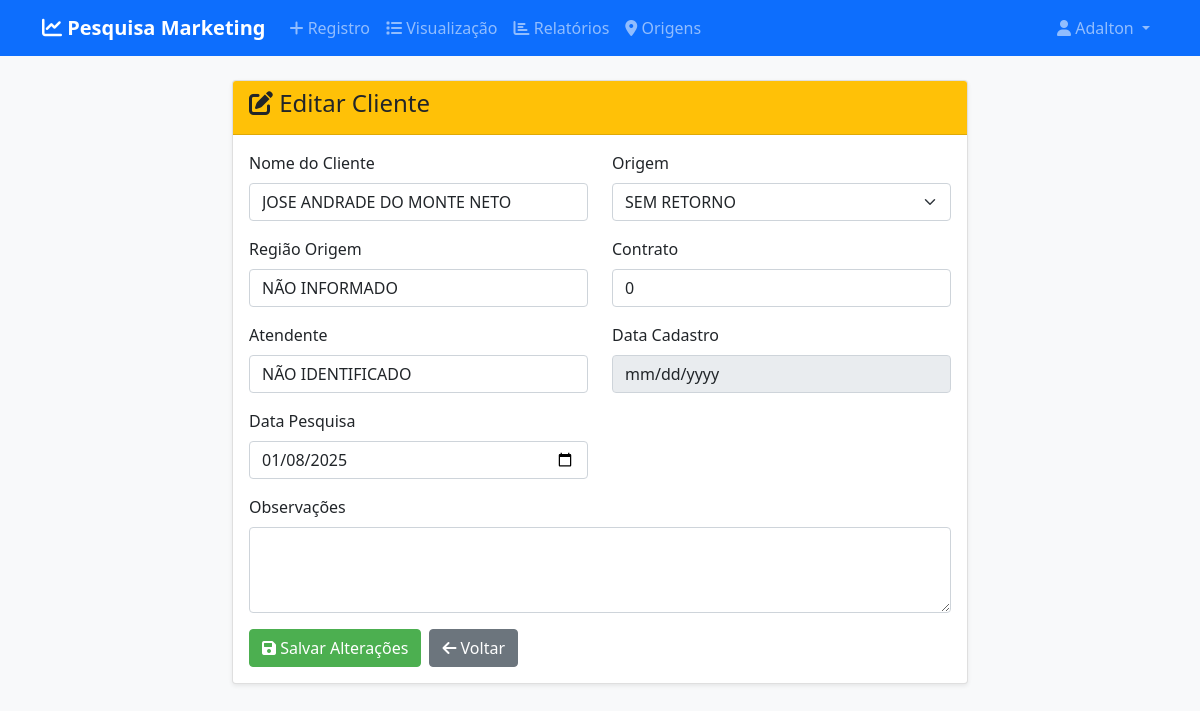
/editar/1 (signed in), run on the app's committed database.
### tables this page shows
CREATE TABLE clientes (
        id INTEGER PRIMARY KEY AUTOINCREMENT,
        nome TEXT,
        origem TEXT,
        regiao_origem TEXT,   -- logo após origem
        contrato TEXT,
        atendente TEXT,
        data_cadastro DATE,
        data_pesquisa DATE,
        observacoes TEXT      -- último campo
    );

### app.py (the view, shortened to what this page needs)
@app.route('/editar/<int:id>', methods=['GET', 'POST'])
def editar(id):
    if 'usuario' not in session:
        return redirect(url_for('login'))
    conn = get_db()
    cursor = conn.cursor()
    cursor.execute("SELECT * FROM clientes WHERE id=?", (id,))
    cliente = cursor.fetchone()
    origens = lista_origens()
    conn.close()
    return render_template('editar.html', cliente=cliente, origens=origens)

### app.py (called while the page is built)
def get_db():
    conn = sqlite3.connect('clientes.db')
    conn.row_factory = sqlite3.Row
    return conn

def lista_origens():
    conn = get_db()
    cursor = conn.cursor()
    cursor.execute("SELECT origem FROM clientes WHERE origem IS NOT NULL AND TRIM(origem) <> ''")
    dados = cursor.fetchall()
    conn.close()
    origens = sorted({d['origem'].strip().upper() for d in dados if d['origem']})
    return origens

### templates/editar.html (shortened to what this page needs)
{% extends "base.html" %}
{% block content %}
<div class="row justify-content-center">
    <div class="col-md-8">
        <div class="card">
            <div class="card-header bg-warning text-dark">
                <h4><i class="fas fa-edit"></i> Editar Cliente</h4>
            </div>
            <div class="card-body">
                <form method="post">
                    <div class="row">
                        <div class="col-md-6 mb-3">
                            <label for="nome" class="form-label">Nome do Cliente</label>
                            <input type="text" class="form-control" id="nome" name="nome" value="{{ cliente.nome }}" required style="text-transform: uppercase;">
                        </div>
                        <div class="col-md-6 mb-3">
                            <label for="origem" class="form-label">Origem</label>
                            <select class="form-select" id="origem" name="origem" required>
                                {% for origem in origens %}
                                <option value="{{ origem }}" {% if origem == cliente.origem %}selected{% endif %}>{{ origem }}</option>
                                {% endfor %}
                            </select>
                        </div>
                    </div>
                    <div class="row">
                        <div class="col-md-6 mb-3">
                            <label for="regiao_origem" class="form-label">Região Origem</label>
                            <input type="text" class="form-control" id="regiao_origem" name="regiao_origem" value="{{ cliente.regiao_origem }}" required style="text-transform: uppercase;">
                        </div>
                        <div class="col-md-6 mb-3">
                            <label for="contrato" class="form-label">Contrato</label>
                            <input type="text" class="form-control" id="contrato" name="contrato" value="{{ cliente.contrato }}" required style="text-transform: uppercase;">
                        </div>
                    </div>
                    <div class="row">
                        <div class="col-md-6 mb-3">
                            <label for="atendente" class="form-label">Atendente</label>
                            <input type="text" class="form-control" id="atendente" name="atendente" value="{{ cliente.atendente }}" required style="text-transform: uppercase;">
                        </div>
                        <div class="col-md-6 mb-3">
                            <label for="data_cadastro" class="form-label">Data Cadastro</label>
                            <input type="date" class="form-control" id="data_cadastro" name="data_cadastro" value="{{ cliente.data_cadastro }}" readonly>
                        </div>
                    </div>
                    <div class="row">
                        <div class="col-md-6 mb-3">
                            <label for="data_pesquisa" class="form-label">Data Pesquisa</label>
                            <input type="date" class="form-control" id="data_pesquisa" name="data_pesquisa" value="{{ cliente.data_pesquisa }}">
                        </div>
                        <div class="col-md-12 mb-3">
                            <label for="observacoes" class="form-label">Observações</label>
                            <textarea class="form-control" id="observacoes" name="observacoes" rows="3" style="text-transform: uppercase;">{{ cliente.observacoes }}</textarea>
                        </div>
                    </div>
                    <div class="d-flex gap-2">
                        <button type="submit" class="btn btn-primary">
                            <i class="fas fa-save"></i> Salvar Alterações
                        </button>
                        <a href="{{ url_for('visualizacao') }}" class="btn btn-secondary">
                            <i class="fas fa-arrow-left"></i> Voltar
                        </a>
                    </div>
                </form>
            </div>
        </div>
    </div>
</div>
{% endblock %}

### templates/base.html (shortened to what this page needs)
<!DOCTYPE html>
<html lang="pt-br">
<head>
    <link href="https://cdn.jsdelivr.net/npm/bootstrap@5.1.3/dist/css/bootstrap.min.css" rel="stylesheet">
    <link href="https://cdnjs.cloudflare.com/ajax/libs/font-awesome/6.0.0/css/all.min.css" rel="stylesheet">
</head>
<body>
    <nav class="navbar navbar-expand-lg navbar-dark bg-primary">
        <div class="container">
            <a class="navbar-brand" href="{{ url_for('dashboard') }}">
                <i class="fas fa-chart-line"></i> Pesquisa Marketing
            </a>
            {% if session.usuario %}
            <div class="collapse navbar-collapse" id="navbarNav">
                <ul class="navbar-nav me-auto">
                    <li class="nav-item">
                        <a class="nav-link" href="{{ url_for('registro') }}">
                            <i class="fas fa-plus"></i> Registro
                        </a>
                    </li>
                    <li class="nav-item">
                        <a class="nav-link" href="{{ url_for('visualizacao') }}">
                            <i class="fas fa-list"></i> Visualização
                        </a>
                    </li>
                    <li class="nav-item">
                        <a class="nav-link" href="{{ url_for('relatorios') }}">
                            <i class="fas fa-chart-bar"></i> Relatórios
                        </a>
                    </li>
                    <li class="nav-item">
                        <a class="nav-link" href="{{ url_for('gerenciar_origens') }}">
                            <i class="fas fa-map-marker-alt"></i> Origens
                        </a>
                    </li>
                </ul>
                <ul class="navbar-nav">
                    <li class="nav-item dropdown">
                        <a class="nav-link dropdown-toggle" href="#" id="navbarDropdown" role="button" data-bs-toggle="dropdown">
                            <i class="fas fa-user"></i> {{ session.usuario }}
                        </a>
                    </li>
                </ul>
            </div>
            {% endif %}
        </div>
    </nav>
    <div class="container mt-4">
        {% block content %}{% endblock %}
    </div>
</body>
</html>

### templates/base.html (style rules this page uses)
body { background-color: #f8f9fa; }
.navbar-brand { font-weight: bold; }
.card { box-shadow: 0 0.125rem 0.25rem rgba(0, 0, 0, 0.075); }
.btn-primary { background-color: #4CAF50; border-color: #4CAF50; }

### data on the page
clientes: usuario "Adalton"
clientes: nome "JOSE ANDRADE DO MONTE NETO", origem "SEM RETORNO", regiao_origem "NÃO INFORMADO", contrato "0", atendente "NÃO IDENTIFICADO", data_pesquisa "01/08/2025"
